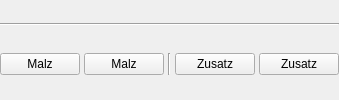
         <widget class="QWidget" name="wdgAddMaischen" native="true">
          <layout class="QVBoxLayout" name="verticalLayout_16">
           <property name="spacing">
            <number>4</number>
           </property>
           <property name="leftMargin">
            <number>0</number>
           </property>
           <property name="topMargin">
            <number>0</number>
           </property>
           <property name="rightMargin">
            <number>0</number>
           </property>
           <property name="bottomMargin">
            <number>0</number>
           </property>
           <item>
            <widget class="Line" name="lineNeueMalzGabe">
             <property name="orientation">
              <enum>Qt::Orientation::Horizontal</enum>
             </property>
            </widget>
           </item>
           <item>
            <layout class="QHBoxLayout" name="horizontalLayout_11">
             <item>
              <widget class="PushButton" name="btnNeueMalzGabe">
               <property name="toolTip">
                <string>&lt;html&gt;&lt;head/&gt;&lt;body&gt;&lt;p&gt;Hiermit wird eine &lt;span style=&quot; font-weight:600;&quot;&gt;Malzgabe&lt;/span&gt; aus der &lt;span style=&quot; font-weight:600;&quot;&gt;Rohstoffliste &lt;/span&gt;im Kleinen Brauhelfer übernommen. Dazu öffnet sich ein Fenster mit den Einträgen im &lt;span style=&quot; font-weight:600;&quot;&gt;Tab Rohstoffe&lt;/span&gt;.&lt;/p&gt;&lt;/body&gt;&lt;/html&gt;</string>
               </property>
               <property name="text">
                <string>Malz</string>
               </property>
               <property name="icon">
                <iconset theme="plus"/>
               </property>
              </widget>
             </item>
             <item>
              <widget class="PushButton" name="btnMalzGabenUebernehmen">
               <property name="toolTip">
                <string>&lt;html&gt;&lt;head/&gt;&lt;body&gt;&lt;p&gt;Hiermit werden &lt;span style=&quot; font-weight:600;&quot;&gt;alle Malzgaben&lt;/span&gt; aus einem bestehenden Rezept &lt;span style=&quot; font-weight:600;&quot;&gt;übernommen&lt;/span&gt;.&lt;/p&gt;&lt;/body&gt;&lt;/html&gt;</string>
               </property>
               <property name="text">
                <string>Malz</string>
               </property>
               <property name="icon">
                <iconset theme="import"/>
               </property>
              </widget>
             </item>
             <item>
              <widget class="Line" name="line_15">
               <property name="orientation">
                <enum>Qt::Orientation::Vertical</enum>
               </property>
              </widget>
             </item>
             <item>
              <widget class="PushButton" name="btnNeueZusatzGabeMaischen">
               <property name="toolTip">
                <string>&lt;html&gt;&lt;head/&gt;&lt;body&gt;&lt;p&gt;Hiermit wird ein &lt;span style=&quot; font-weight:600;&quot;&gt;Zusatz&lt;/span&gt; aus der &lt;span style=&quot; font-weight:600;&quot;&gt;Rohstoffliste &lt;/span&gt;im Kleinen Brauhelfer übernommen. Dazu öffnet sich ein Fenster mit den Einträgen im &lt;span style=&quot; font-weight:600;&quot;&gt;Tab Rohstoffe&lt;/span&gt;.&lt;/p&gt;&lt;/body&gt;&lt;/html&gt;</string>
               </property>
               <property name="text">
                <string>Zusatz</string>
               </property>
               <property name="icon">
                <iconset theme="plus"/>
               </property>
              </widget>
             </item>
             <item>
              <widget class="PushButton" name="btnZusazGabenUebernehmenMaischen">
               <property name="toolTip">
                <string>&lt;html&gt;&lt;head/&gt;&lt;body&gt;&lt;p&gt;Hiermit werden &lt;span style=&quot; font-weight:600;&quot;&gt;alle Zusatzgaben&lt;/span&gt; aus einem bestehenden Rezept &lt;span style=&quot; font-weight:600;&quot;&gt;übernommen&lt;/span&gt;.&lt;/p&gt;&lt;/body&gt;&lt;/html&gt;</string>
               </property>
               <property name="text">
                <string>Zusatz</string>
               </property>
               <property name="icon">
                <iconset theme="import"/>
               </property>
              </widget>
             </item>
            </layout>
           </item>
          </layout>
         </widget>
